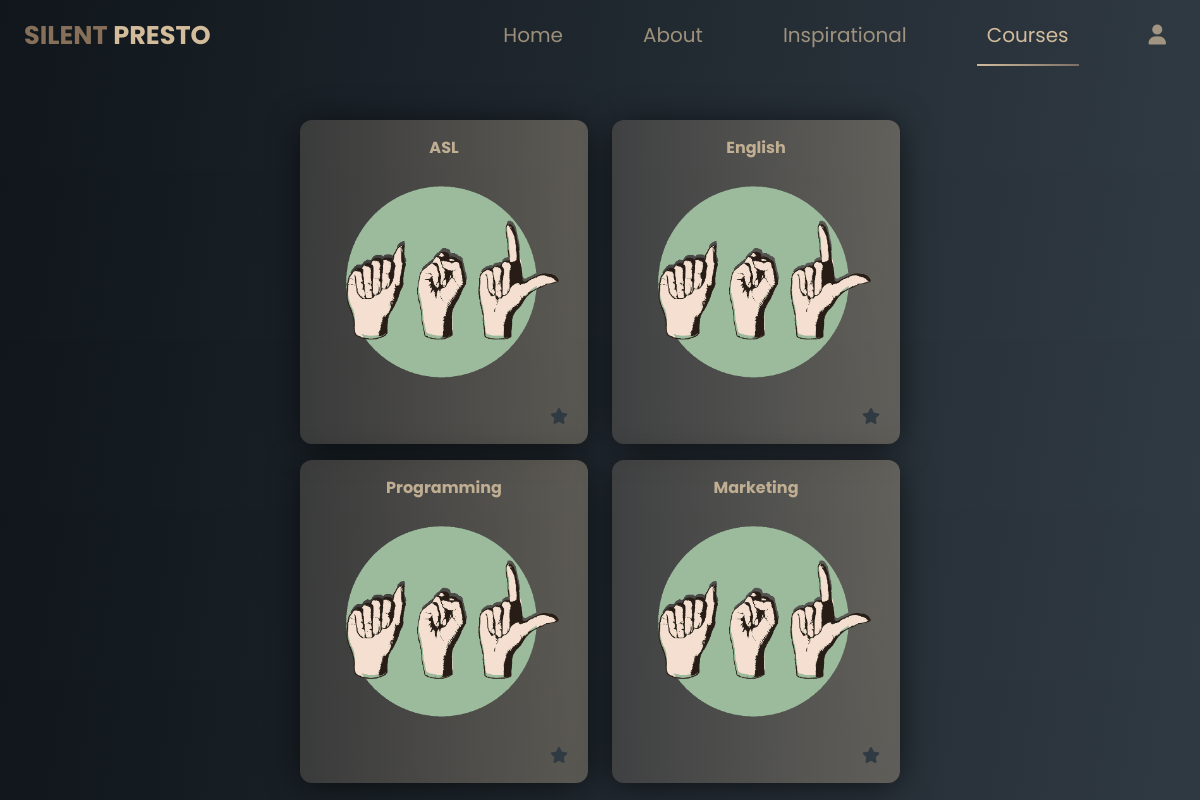
Page /courses/ (signed in) on the committed database.
### deaf_undead/models.py (models this page shows, shortened)
class CoursesCategories(models.Model):
    name = models.CharField(max_length=50)
    class Meta:
        verbose_name_plural = 'Courses Categories'

### deaf_undead/views.py (the view)
# urls.py: path("courses/"                                 , CoursesPageView.as_view()             , name="courses"                ),
class CoursesPageView(TemplateView):
    template_name                   = "courses.html"
    def get_context_data(self, **kwargs):
        context                     = super().get_context_data(**kwargs)
        current_user                = self.request.user
        context["all_categories"]   = CoursesCategories.objects.all()
        context["new_current_user"] = NewUser.objects.get(user=current_user)
        context["all_favs"]         = [c.course.name for c in FavouritCourses.objects.filter(user=context["new_current_user"])]
        return context

### deaf_undead/templates/courses.html (shortened to what this page needs)
{% extends 'base.html' %}
{% load static %}
{% block main_content %}
    <section class="courses" style="margin-top:-300px">
        <div class="grid">
            {% for cat in all_categories  %}
                <div class="course-card">
                    <a href="{% url 'deaf_undead:course' cat.name %}" style="color:#c0ae93 !important;">
                        {{cat.name}}
                        <img src="{% static '' %}img/ASL.png" alt="">
                    </a>
                    {% if  cat.name in all_favs %}
                        <span style="margin-left:230px;" class="favourite"><a style="color:#c0ae93 !important;" href="{% url 'deaf_undead:add_to_favorites' cat.name %}?action=fav"> <i class="fa fa-star" aria-hidden="true"></i> </a></span>
                    {% else %}
                        <span style="margin-left:230px;" class="favourite"><a href="{% url 'deaf_undead:add_to_favorites' cat.name %}?action=fav"> <i class="fa fa-star" aria-hidden="true"></i> </a></span>
                    {% endif %}
                </div>
            {% endfor %}
        </div>
    </section>
{% endblock main_content %}

### templates/base.html (shortened to what this page needs)
<!DOCTYPE html>
<html lang="en">
<head>
    {% include "snippets/head.html" %}
</head>
<body id="{% block body_id_name %}{% endblock body_id_name %}" class="{% block body_class_name %}{% endblock body_class_name %}">
    {% include "snippets/navbar.html" %}
    {% block main_content %}{% endblock main_content %}
</body>
</html>

### templates/snippets/head.html (shortened to what this page needs)
{% load static %}
<link rel="stylesheet" href="{% static '' %}css/style.css">

### templates/snippets/navbar.html (shortened to what this page needs)
{% load static %}
{% with request.resolver_match.url_name as url_name %}
<nav class="navbar">
        {% if request.user.newuser and user.is_authenticated %}
    <a href="{% url 'deaf_undead:home' %}" style="text-decoration: none;"> <h1 class="name"><span>SILENT</span> PRESTO</h1></a>
        {% else %}
        <a href="/" style="text-decoration: none;"> <h1 class="name"><span>SILENT</span> PRESTO</h1></a>
        {% endif %}
    <ul class="links-container">
        {% if request.user.newuser and user.is_authenticated %}
        <li class="link-item"><a href="{% url 'deaf_undead:home' %}" class="link {% if url_name == 'home' %}active{% endif %}">Home</a></li>
        {% else %}
        <li class="link-item"><a href="/" class="link {% if url_name == 'home' %}active{% endif %}">Home</a></li>
        {% endif %}
        <li class="link-item"><a href="{% url 'deaf_undead:about' %}" class="link {% if url_name == 'about' %}active{% endif %}">About</a></li>
        <li class="link-item"><a href="{% url 'deaf_undead:ins' %}" class="link {% if url_name == 'ins' %}active{% endif %}">Inspirational</a></li>
        {% if request.user.newuser and user.is_authenticated %}
        <li class="link-item"><a href="{% url 'deaf_undead:courses' %}" class="link {% if url_name == 'courses' %}active{% endif %}">Courses</a></li>
        <li class="link-item"><a href="{% url 'deaf_undead:update' request.user.newuser.id %}" class="link"><i class="fa-solid fa-user"></i></a></li>
        {% else %}
        <li class="link-item"><a href="" class="link {% if url_name == 'courses' %}active{% endif %}">Courses</a></li>
        {% endif %}
    </ul>
</nav>
{% endwith %}

### templates/snippets/scripts.html (shortened to what this page needs)
{% load static %}

### static/css/style.css (style rules this page uses)
* { margin: 0; padding: 0; box-sizing: border-box; font-family: 'Poppins', sans-serif; }
body { background: linear-gradient(98.22deg, #10161B 0%, #303A43 100%); }
.navbar { display: flex; width: 100%; min-height: 70px; justify-content: space-between; align-items: center; padding: 0 24px; transition: .5s; z-index: 10; overflow: hidden; }
.links-container { display: flex; justify-content: space-between; align-items: center; gap: 60px; list-style: none; }
.name { color: #D2BC9C; font-size: 1.6em; }
.name span { color: #86705a; }
.link { position: relative; font-size: 20px; color: #D2BC9C; text-decoration: none; padding: 10px; opacity: 0.7; transition: .5s; }
.link.active, .link:hover { opacity: 1; }
.link-item a { transition: 0.3s; -webkit-transition: 0.3s; -moz-transition: 0.3s; -ms-transition: 0.3s; -o-transition: 0.3s; }
.link-item a::before { content: ''; position: absolute; left: 0; height: 2px; width: 0; background: radial-gradient(100% 776.95% at 0% 0%, #D2BC9C 0%, #7C7066 100%); bottom: -7px; transition: 0.3s; -webkit-transition: 0.3s; -moz-transition: 0.3s; -ms-transition: 0.3s; -o-transition: 0.3s; }
.link-item a:hover::before, .link.active::before, .link2.active::before { width: 100%; }
.courses { position: relative; display: flex; width: 90%; top: 350px; left: 5%; justify-content: center; align-items: center; z-index: -1; }
.grid { display: grid; height: 400px; width: 90%; max-width: 600px; grid-template: repeat(2, 1fr) / repeat(2, 1fr); gap: 4%; }
.grid .course-card { position: relative; background: radial-gradient(100% 776.95% at 100% 0%, rgba(210, 188, 156, 0.34) 0%, rgba(124, 112, 102, 0.34) 100%); box-shadow: 0px 3px 35px -4px rgba(0, 0, 0, 0.73); border-radius: 12px; text-align: center; padding: 15px; color: #c0ae93; font-weight: bold; text-decoration: none; cursor: pointer; }
.grid .course-card a { color: #303A43; font-weight: bold; text-decoration: none; }
.grid img { width: 90%; vertical-align: middle; }

### rows in the picture
CoursesCategories: name "ASL"
CoursesCategories: name "English"
CoursesCategories: name "Programming"
CoursesCategories: name "Marketing"
